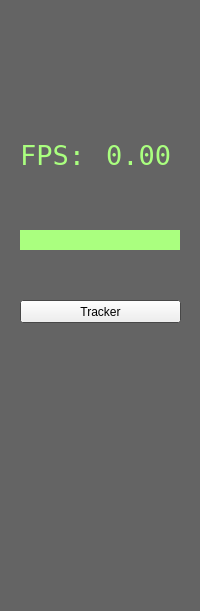
<?xml version="1.0" encoding="UTF-8"?>
<ui version="4.0">
 <class>mouseClass</class>
 <widget class="QMainWindow" name="mouseClass">
  <property name="windowModality">
   <enum>Qt::ApplicationModal</enum>
  </property>
  <property name="geometry">
   <rect>
    <x>0</x>
    <y>0</y>
    <width>200</width>
    <height>611</height>
   </rect>
  </property>
  <property name="sizePolicy">
   <sizepolicy hsizetype="Fixed" vsizetype="Maximum">
    <horstretch>0</horstretch>
    <verstretch>0</verstretch>
   </sizepolicy>
  </property>
  <property name="palette">
   <palette>
    <active>
     <colorrole role="Base">
      <brush brushstyle="SolidPattern">
       <color alpha="255">
        <red>255</red>
        <green>255</green>
        <blue>255</blue>
       </color>
      </brush>
     </colorrole>
     <colorrole role="Window">
      <brush brushstyle="SolidPattern">
       <color alpha="255">
        <red>100</red>
        <green>100</green>
        <blue>100</blue>
       </color>
      </brush>
     </colorrole>
    </active>
    <inactive>
     <colorrole role="Base">
      <brush brushstyle="SolidPattern">
       <color alpha="255">
        <red>255</red>
        <green>255</green>
        <blue>255</blue>
       </color>
      </brush>
     </colorrole>
     <colorrole role="Window">
      <brush brushstyle="SolidPattern">
       <color alpha="255">
        <red>100</red>
        <green>100</green>
        <blue>100</blue>
       </color>
      </brush>
     </colorrole>
    </inactive>
    <disabled>
     <colorrole role="Base">
      <brush brushstyle="SolidPattern">
       <color alpha="255">
        <red>100</red>
        <green>100</green>
        <blue>100</blue>
       </color>
      </brush>
     </colorrole>
     <colorrole role="Window">
      <brush brushstyle="SolidPattern">
       <color alpha="255">
        <red>100</red>
        <green>100</green>
        <blue>100</blue>
       </color>
      </brush>
     </colorrole>
    </disabled>
   </palette>
  </property>
  <property name="focusPolicy">
   <enum>Qt::StrongFocus</enum>
  </property>
  <property name="windowTitle">
   <string/>
  </property>
  <property name="tabShape">
   <enum>QTabWidget::Rounded</enum>
  </property>
  <widget class="QWidget" name="centralWidget">
   <widget class="camera" name="video" native="true">
    <property name="geometry">
     <rect>
      <x>20</x>
      <y>10</y>
      <width>160</width>
      <height>120</height>
     </rect>
    </property>
   </widget>
   <widget class="QLabel" name="label">
    <property name="geometry">
     <rect>
      <x>20</x>
      <y>140</y>
      <width>71</width>
      <height>31</height>
     </rect>
    </property>
    <property name="palette">
     <palette>
      <active>
       <colorrole role="WindowText">
        <brush brushstyle="SolidPattern">
         <color alpha="255">
          <red>170</red>
          <green>255</green>
          <blue>127</blue>
         </color>
        </brush>
       </colorrole>
      </active>
      <inactive>
       <colorrole role="WindowText">
        <brush brushstyle="SolidPattern">
         <color alpha="255">
          <red>170</red>
          <green>255</green>
          <blue>127</blue>
         </color>
        </brush>
       </colorrole>
      </inactive>
      <disabled>
       <colorrole role="WindowText">
        <brush brushstyle="SolidPattern">
         <color alpha="255">
          <red>117</red>
          <green>116</green>
          <blue>118</blue>
         </color>
        </brush>
       </colorrole>
      </disabled>
     </palette>
    </property>
    <property name="font">
     <font>
      <family>Fixedsys</family>
      <pointsize>20</pointsize>
     </font>
    </property>
    <property name="text">
     <string>FPS:</string>
    </property>
   </widget>
   <widget class="QLabel" name="fps">
    <property name="geometry">
     <rect>
      <x>80</x>
      <y>140</y>
      <width>91</width>
      <height>31</height>
     </rect>
    </property>
    <property name="palette">
     <palette>
      <active>
       <colorrole role="WindowText">
        <brush brushstyle="SolidPattern">
         <color alpha="255">
          <red>170</red>
          <green>255</green>
          <blue>127</blue>
         </color>
        </brush>
       </colorrole>
      </active>
      <inactive>
       <colorrole role="WindowText">
        <brush brushstyle="SolidPattern">
         <color alpha="255">
          <red>170</red>
          <green>255</green>
          <blue>127</blue>
         </color>
        </brush>
       </colorrole>
      </inactive>
      <disabled>
       <colorrole role="WindowText">
        <brush brushstyle="SolidPattern">
         <color alpha="255">
          <red>117</red>
          <green>116</green>
          <blue>118</blue>
         </color>
        </brush>
       </colorrole>
      </disabled>
     </palette>
    </property>
    <property name="font">
     <font>
      <family>Fixedsys</family>
      <pointsize>20</pointsize>
     </font>
    </property>
    <property name="text">
     <string>0.00</string>
    </property>
    <property name="alignment">
     <set>Qt::AlignRight|Qt::AlignTrailing|Qt::AlignVCenter</set>
    </property>
   </widget>
   <widget class="QLabel" name="posture">
    <property name="geometry">
     <rect>
      <x>10</x>
      <y>180</y>
      <width>161</width>
      <height>31</height>
     </rect>
    </property>
    <property name="palette">
     <palette>
      <active>
       <colorrole role="WindowText">
        <brush brushstyle="SolidPattern">
         <color alpha="255">
          <red>170</red>
          <green>255</green>
          <blue>127</blue>
         </color>
        </brush>
       </colorrole>
      </active>
      <inactive>
       <colorrole role="WindowText">
        <brush brushstyle="SolidPattern">
         <color alpha="255">
          <red>170</red>
          <green>255</green>
          <blue>127</blue>
         </color>
        </brush>
       </colorrole>
      </inactive>
      <disabled>
       <colorrole role="WindowText">
        <brush brushstyle="SolidPattern">
         <color alpha="255">
          <red>117</red>
          <green>116</green>
          <blue>118</blue>
         </color>
        </brush>
       </colorrole>
      </disabled>
     </palette>
    </property>
    <property name="font">
     <font>
      <family>Fixedsys</family>
      <pointsize>20</pointsize>
     </font>
    </property>
    <property name="text">
     <string/>
    </property>
    <property name="alignment">
     <set>Qt::AlignRight|Qt::AlignTrailing|Qt::AlignVCenter</set>
    </property>
   </widget>
   <widget class="QPushButton" name="btnTrackerConfiguration">
    <property name="geometry">
     <rect>
      <x>20</x>
      <y>300</y>
      <width>161</width>
      <height>23</height>
     </rect>
    </property>
    <property name="text">
     <string>Tracker</string>
    </property>
    <property name="default">
     <bool>false</bool>
    </property>
    <property name="flat">
     <bool>false</bool>
    </property>
   </widget>
   <widget class="QLabel" name="lblBG">
    <property name="geometry">
     <rect>
      <x>0</x>
      <y>0</y>
      <width>200</width>
      <height>611</height>
     </rect>
    </property>
    <property name="sizePolicy">
     <sizepolicy hsizetype="Preferred" vsizetype="Expanding">
      <horstretch>0</horstretch>
      <verstretch>0</verstretch>
     </sizepolicy>
    </property>
    <property name="text">
     <string/>
    </property>
    <property name="pixmap">
     <pixmap resource="mouse.qrc">:/mouse/Resources/egr_mouse_bg.png</pixmap>
    </property>
   </widget>
   <widget class="QLabel" name="lblLogo">
    <property name="geometry">
     <rect>
      <x>0</x>
      <y>0</y>
      <width>231</width>
      <height>541</height>
     </rect>
    </property>
    <property name="sizePolicy">
     <sizepolicy hsizetype="Preferred" vsizetype="Expanding">
      <horstretch>0</horstretch>
      <verstretch>0</verstretch>
     </sizepolicy>
    </property>
    <property name="text">
     <string/>
    </property>
    <property name="pixmap">
     <pixmap resource="mouse.qrc">:/mouse/Resources/egr_mouse.png</pixmap>
    </property>
    <property name="alignment">
     <set>Qt::AlignBottom|Qt::AlignLeading|Qt::AlignLeft</set>
    </property>
   </widget>
   <widget class="QLabel" name="lblZoom">
    <property name="geometry">
     <rect>
      <x>20</x>
      <y>230</y>
      <width>160</width>
      <height>20</height>
     </rect>
    </property>
    <property name="palette">
     <palette>
      <active>
       <colorrole role="Base">
        <brush brushstyle="SolidPattern">
         <color alpha="255">
          <red>255</red>
          <green>255</green>
          <blue>255</blue>
         </color>
        </brush>
       </colorrole>
       <colorrole role="Window">
        <brush brushstyle="SolidPattern">
         <color alpha="255">
          <red>170</red>
          <green>255</green>
          <blue>127</blue>
         </color>
        </brush>
       </colorrole>
      </active>
      <inactive>
       <colorrole role="Base">
        <brush brushstyle="SolidPattern">
         <color alpha="255">
          <red>255</red>
          <green>255</green>
          <blue>255</blue>
         </color>
        </brush>
       </colorrole>
       <colorrole role="Window">
        <brush brushstyle="SolidPattern">
         <color alpha="255">
          <red>170</red>
          <green>255</green>
          <blue>127</blue>
         </color>
        </brush>
       </colorrole>
      </inactive>
      <disabled>
       <colorrole role="Base">
        <brush brushstyle="SolidPattern">
         <color alpha="255">
          <red>170</red>
          <green>255</green>
          <blue>127</blue>
         </color>
        </brush>
       </colorrole>
       <colorrole role="Window">
        <brush brushstyle="SolidPattern">
         <color alpha="255">
          <red>170</red>
          <green>255</green>
          <blue>127</blue>
         </color>
        </brush>
       </colorrole>
      </disabled>
     </palette>
    </property>
    <property name="autoFillBackground">
     <bool>true</bool>
    </property>
    <property name="text">
     <string/>
    </property>
   </widget>
   <zorder>lblBG</zorder>
   <zorder>lblLogo</zorder>
   <zorder>video</zorder>
   <zorder>label</zorder>
   <zorder>fps</zorder>
   <zorder>posture</zorder>
   <zorder>btnTrackerConfiguration</zorder>
   <zorder>lblZoom</zorder>
  </widget>
 </widget>
 <layoutdefault spacing="6" margin="11"/>
 <customwidgets>
  <customwidget>
   <class>camera</class>
   <extends>QWidget</extends>
   <header>camera.h</header>
   <container>1</container>
  </customwidget>
 </customwidgets>
 <resources>
  <include location="mouse.qrc"/>
 </resources>
 <connections/>
</ui>
